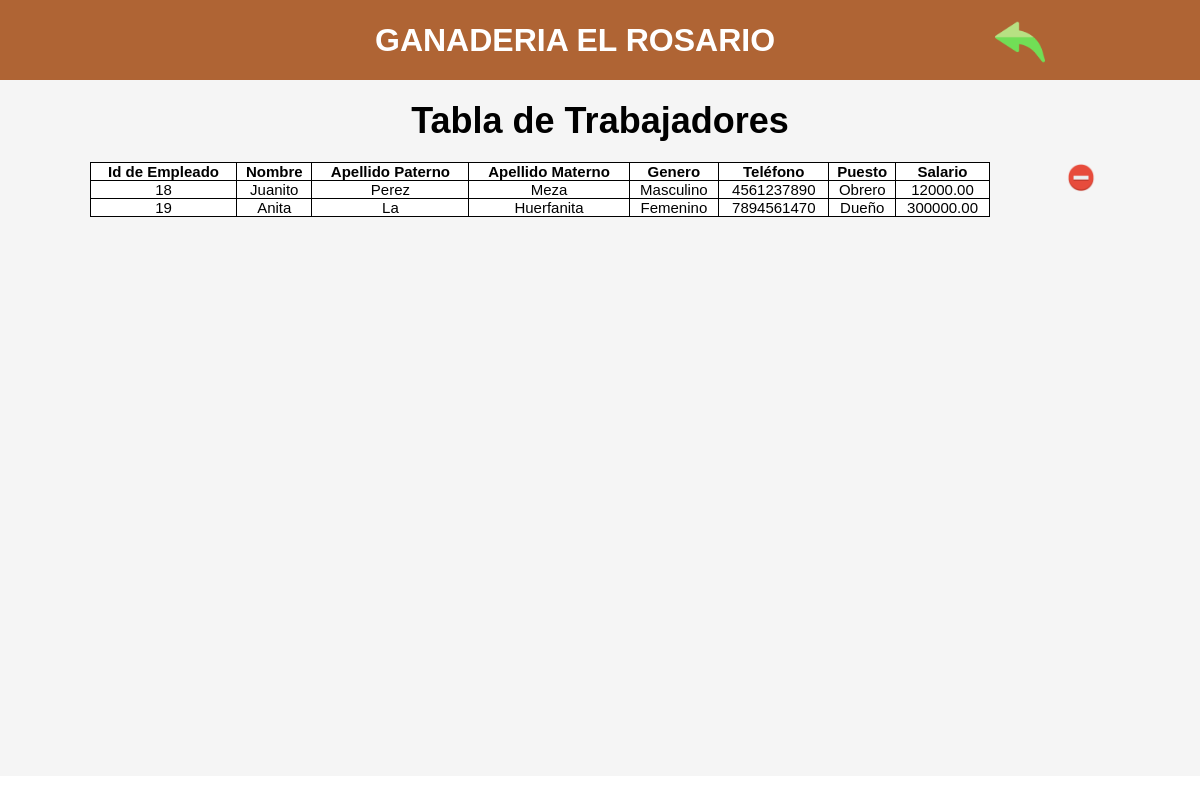
Page /Empleados.php on the committed database.
### tables this page shows
CREATE TABLE `empleados` (
  `idEmpleado` int(11) NOT NULL,
  `Nombre` varchar(50) DEFAULT NULL,
  `ApellidoP` varchar(50) DEFAULT NULL,
  `ApellidoM` varchar(50) DEFAULT NULL,
  `Sexo` varchar(30) DEFAULT NULL,
  `Telefono` varchar(20) DEFAULT NULL,
  `Puesto` varchar(50) DEFAULT NULL,
  `Salario` decimal(10,2) DEFAULT NULL,
  `Clave` varchar(50) DEFAULT NULL
);

### Empleados.php (the view, shortened to what this page needs)
<?php
$server = "localhost";
$user = "root";
$pass = "";
$db = "Ganaderia";
$conexion = mysqli_connect($server, $user, $pass, $db);
$consulta = "SELECT * FROM Empleados";
$guardar = $conexion->query($consulta);
?>
<!DOCTYPE html>
<html lang="es">
<head>
    <link rel="stylesheet" type="text/css" href="Empleados.css">
</head>
<body>
    <div class="titulin">
        <h1>GANADERIA EL ROSARIO</h1>
        <a href="ADMINISTRADORES.php">
            <img src="flechaatras.jpg" alt="Botón Atrás" class="boton-atras">
        </a>
    </div>
    <main>
        <section class="container">
            <h3>Tabla de Trabajadores</h3>
            <div class="tabla">
                <div class="uno">
                    <table border="1" class="table">
                        <thead>
                            <tr>
                                <th>Id de Empleado</th>
                                <th>Nombre</th>
                                <th>Apellido Paterno</th>
                                <th>Apellido Materno</th>
                                <th>Genero</th>
                                <th>Teléfono</th>
                                <th>Puesto</th>
                                <th>Salario</th>
                            </tr>
                        </thead>
                        <tbody>
                        <?php while ($row = $guardar->fetch_assoc()): ?>
                            <tr>
                                <td><?php echo htmlspecialchars($row['idEmpleado']); ?></td>
                                <td><?php echo htmlspecialchars($row['Nombre']); ?></td>
                                <td><?php echo htmlspecialchars($row['ApellidoP']); ?></td>
                                <td><?php echo htmlspecialchars($row['ApellidoM']); ?></td>
                                <td><?php echo htmlspecialchars($row['Sexo']); ?></td>
                                <td><?php echo htmlspecialchars($row['Telefono']); ?></td>
                                <td><?php echo htmlspecialchars($row['Puesto']); ?></td>
                                <td><?php echo htmlspecialchars($row['Salario']); ?></td>
                            </tr>
                        <?php endwhile; ?>
                        </tbody>
                    </table>
                </div>
                <div class="dos">
                <a href="EliminarEmpleados.php">
                    <img src="eliminar.jpg" alt="borrar" class="eliminar" style="width: 30px; height: 30px;">
                </a>
                </div>
            </div>
        </section>
    </main>
</body>
</html>

### Empleados.css (style rules this page uses)
* { padding: 0; margin: 0; }
.titulin { align-items: center; justify-content: center; text-align: center; color: white; display: flex; height: 80px; border: 1px #af6434; background-color: #af6434; }
.boton-atras { position: relative; left: 220px; margin-top: 8px; width: 50px; height: 50px; }
h3 { font-size: 36px; text-align: center; padding: 20px; }
.container { background-color: whitesmoke; width: 100%; height: 87vh; text-align: center; }
.table, .tr, .th, .td { background-color: white; border: 1px solid black; border-collapse: collapse; }
.table { font-size: 15px; width: 100%; margin: auto; border-collapse: collapse; }
main { display: flex; }
.eliminar { position: relative; left: 150px; margin-top: 0px; width: 45px; height: 45px; }
.tabla { display: flex; justify-content: center; }
.uno { width: 75%; height: auto; }
.dos { width: 10%; display: flex; }
.dos img { left: 2cm; top: 0; }
body { background-image: url('Imagenes/Fondo.jpg'); background-size: cover; background-position: center; background-repeat: no-repeat; height: 100%; margin: auto; font-family: 'Arial', sans-serif; }

### rows in the picture
empleados: idEmpleado "18", Nombre "Juanito", ApellidoP "Perez", ApellidoM "Meza", Sexo "Masculino", Telefono "4561237890", Puesto "Obrero", Salario "12000.00"
empleados: idEmpleado "19", Nombre "Anita", ApellidoP "La", ApellidoM "Huerfanita", Sexo "Femenino", Telefono "7894561470", Puesto "Dueño", Salario "300000.00"
